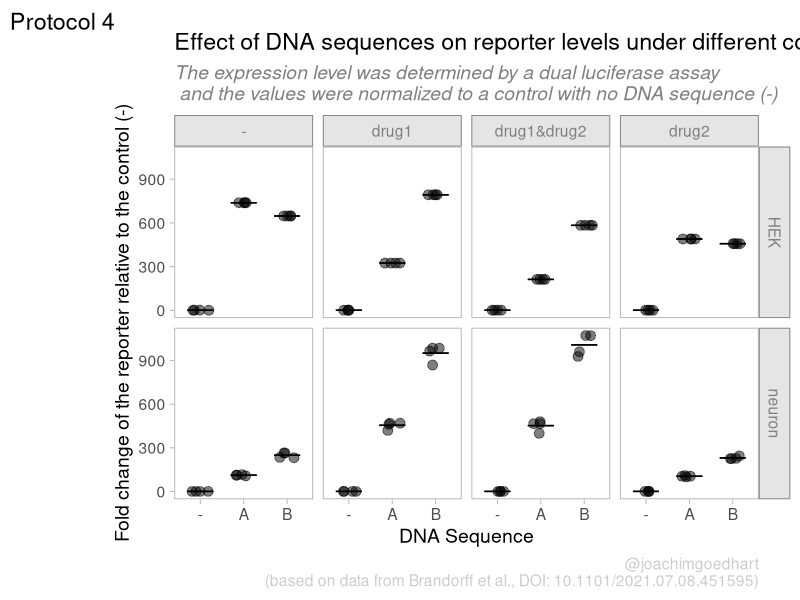
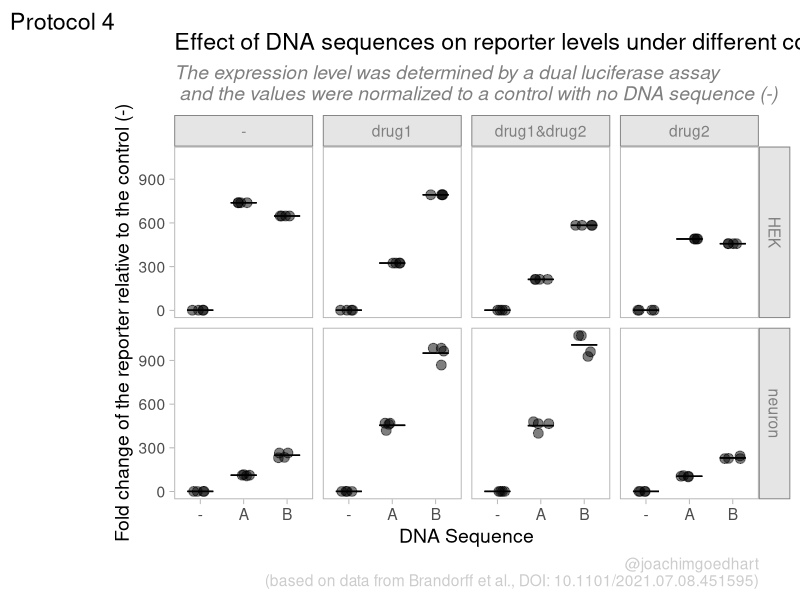

The R script that drew these images, in order:
## ---- chunk 1
library(tidyverse)
## ---- chunk 2
df_raw <- readxl::read_excel("DualLuc_example_data.xlsx", sheet = "Results")
## ---- chunk 3
df_design <- read.csv("Tidy_design.csv")
head(df_design)
## ---- chunk 4
firefly <- df_raw[19:26,6:17] %>% unlist(use.names = FALSE)
renilla <- df_raw[40:47,6:17] %>% unlist(use.names = FALSE)
## ---- chunk 5
column <- rep(1:12, each=8)
row <- rep(LETTERS[1:8],12)
## ---- chunk 6
x0 <- str_pad(column, 2, pad = "0")
## ---- chunk 7
Wells <- paste0(row,x0)
## ---- chunk 8
df_plate <- data.frame(column,row,Wells)
head(df_plate)
## ---- chunk 9
df_4 <- data.frame(df_plate,firefly,renilla)
## ---- chunk 10
df_4 <- left_join(df_design, df_4, by='Wells')
head(df_4)
## ---- chunk 11
df_4 <- df_4 %>% mutate(expression=firefly/renilla)
## ---- chunk 12
df_norm <- df_4 %>% filter(condition == "-") %>%
  group_by(treatment1,treatment2) %>%
  summarise(mean=mean(expression)) 
## ---- chunk 13
df_4 <- df_4 %>%
  full_join(df_norm, by=c("treatment1","treatment2")) %>%
  na.omit(condition)
## ---- chunk 14
df_4 <- df_4 %>% mutate(`Fold Change` = expression/mean)
## ---- chunk 15
head(df_4)
## ---- chunk 16
df_4 %>% write.csv("protocol_4.csv", row.names = FALSE)
## ---- chunk 17
p <- ggplot(df_4, aes(x=condition, y=`Fold Change`)) +
  geom_jitter(width = 0.2, alpha=0.5, size=3)
## ---- chunk 18
p <- p + facet_grid(treatment1~treatment2)
## ---- chunk 19
p <- p + stat_summary(fun.min=mean, fun.max=mean, geom='errorbar', width=0.6, size=0.5)
## ---- chunk 20
p <-
  p + labs(
    title = "Effect of DNA sequences on reporter levels under different conditions",
    subtitle = "The expression level was determined by a dual luciferase assay\n and the values were normalized to a control with no DNA sequence (-)",
    x = "DNA Sequence",
    y = "Fold change of the reporter relative to the control (-)",
    caption = "@joachimgoedhart\n(based on data from Brandorff et al., DOI: 10.1101/2021.07.08.451595)",
    tag = "Protocol 4"
  ) 
## ---- chunk 21
p <- p + theme_light(base_size = 14)
## ---- chunk 22
p <- p + theme(strip.background = element_rect(fill="grey90", color="grey50"),
               strip.text = element_text(color="grey50"),
               plot.caption = element_text(color = "grey80"),
               plot.subtitle = element_text(color = "grey50", face = "italic"),
               #Remove the grid
               panel.grid.major = element_blank(),
               panel.grid.minor = element_blank()
)
## ---- chunk 23
p
## ---- chunk 24
png(file=paste0("Protocol_04.png"), width = 4000, height = 3000, units = "px", res = 400)
 p
dev.off()
